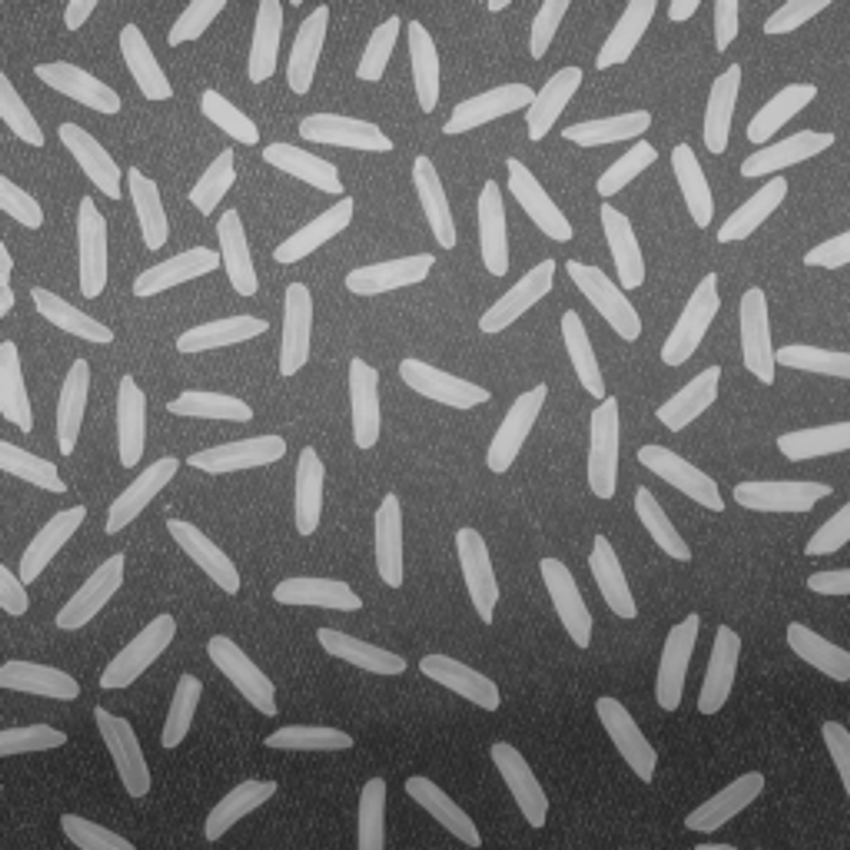
#> input picture images/rice.jpg, 850 x 850 px
$ jupyter execute lab1.ipynb
#> lines starting #> are read from the running program, lines starting #| are printed output that depends on the picture
[cell 1]
import matplotlib.pyplot as plt
from skimage import io, exposure
import numpy as np

## Utility Functions

[cell 2]
def do_histogram(image, is_flattened=False):
    if not is_flattened:
        image = image.flatten()

    hist, bins = np.histogram(image, bins=256, range=[0, 256])
    bins = bins[1:]
    return hist, bins

def normalize(np_array: np.ndarray):
    np_array_max = np_array.max()
    normalized_array = np.array([number/np_array_max for number in np_array]).astype(np.float32)
    return normalized_array

def to_255(image):
    return (image * 255).astype(np.uint8)

def equalize_image(image, normalized_cdf: np.ndarray):
    new_image = normalized_cdf[image]
    return to_255(new_image)

## Image Visualization and Procesing

[cell 3]
image = io.imread('images/rice.jpg', as_gray=True)
#> image is the input picture: shape (850, 850) float64; min 0.141, max 0.812, mean 0.437
image = to_255(image)

plt.figure()
plt.imshow(image, cmap='grey')
plt.title("rice.jpg")
plt.show()

[cell 4]
hist, bins = do_histogram(image)
#> in do_histogram, `hist, bins = np.histogram(image, bins=256, range=[0, 256])`: hist = 256 values, max 33422 at index 104, min 0 at index 0, mean 2822.3; bins = 257 values from 0 to 256
#> in do_histogram, `bins = bins[1:]`: bins = 256 values from 1 to 256
#> bins = 256 values from 1 to 256
# We compute the CDF
cdf = hist.cumsum()
#> cdf = 256 values from 0 to 722500

# We normalize both the CDF asd the histogram
normalized_cdf = normalize(cdf)
#> in normalize, `np_array_max = np_array.max()`: np_array_max = 722500
#> in normalize, `normalized_array = np.array([number/np_array_max for number in np_arra..`: normalized_array = 256 values from 0 to 1
#> normalized_cdf = 256 values from 0 to 1
normalized_hist = normalize(hist)
#> normalized_hist = 256 values, max 1 at index 104, min 0 at index 0, mean 0.0844

[cell 5]
plt.figure()
plt.plot(bins, normalized_hist, color='blue', label='Histogram')
plt.plot(bins, normalized_cdf, color='orange', label='CDF')
plt.title('CDF against Histogram')
plt.legend()
plt.show()
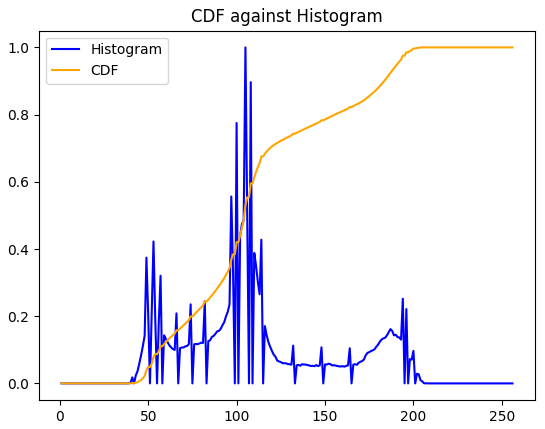
#> figure drawn by matplotlib, 1 panel; curve peaks at x = 105, y = 1; curve peaks at x = 208, y = 1

## Image Equalization

[cell 6]
# Map original pixels to equalized values using the CDF
new_image = equalize_image(image, normalized_cdf)
#> in equalize_image, `new_image = normalized_cdf[image]`:
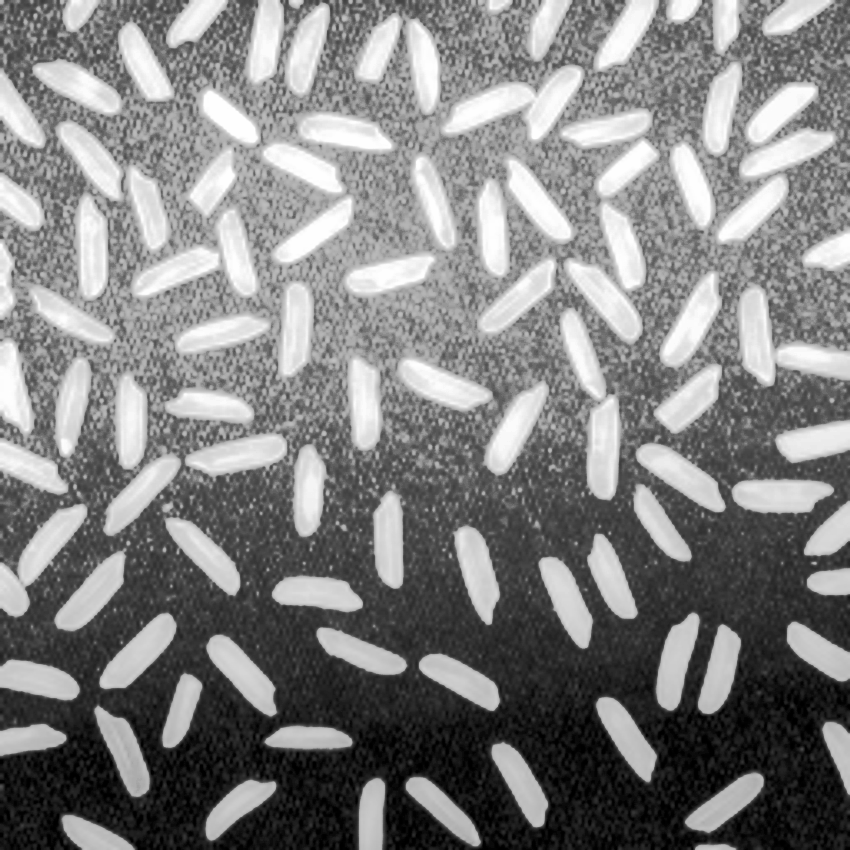
#> new_image: shape (850, 850) float32; min 2.77e-06, max 1, mean 0.507
hist, bins = do_histogram(new_image)
#> hist = 256 values, max 33422 at index 135, min 0 at index 4, mean 2822.3
hist = normalize(hist)
#> hist = 256 values, max 1 at index 135, min 0 at index 4, mean 0.0844

# We compute the CDF
new_cdf = hist.cumsum()
#> new_cdf = 256 values from 0.0802 to 21.62
normalized_new_cdf = normalize(new_cdf)
#> normalized_new_cdf = 256 values from 0.00371 to 1

plt.figure()
plt.plot(bins, hist, color='blue', label='Histogram')
plt.plot(bins, normalized_new_cdf, color='orange', label='CDF')
plt.title('CDF against Histogram')
plt.legend()
plt.show()
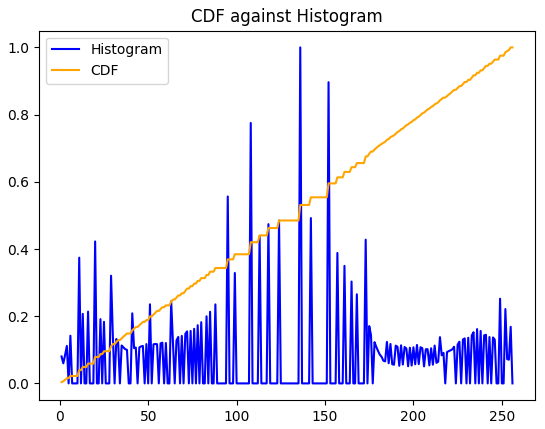
#> figure drawn by matplotlib, 1 panel; curve peaks at x = 136, y = 1; curve peaks at x = 256, y = 1

## Image Comparison

[cell 7]
plt.figure(figsize=(10, 5))

# Original Image
plt.subplot(1, 2, 1)
plt.imshow(image, cmap='gray')
plt.title("Original Image")
plt.axis("off")  # Hide axis

# Equalized Image
plt.subplot(1, 2, 2)
plt.imshow(new_image, cmap='gray')
plt.title("Equalized Image")
plt.axis("off")  # Hide axis

plt.show()
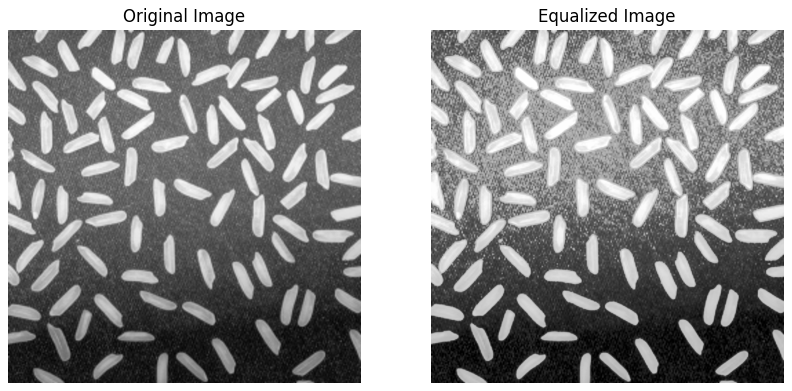
#> figure drawn by matplotlib, 2 panels

$ run again, with images/cell.jpg copied over images/rice.jpg
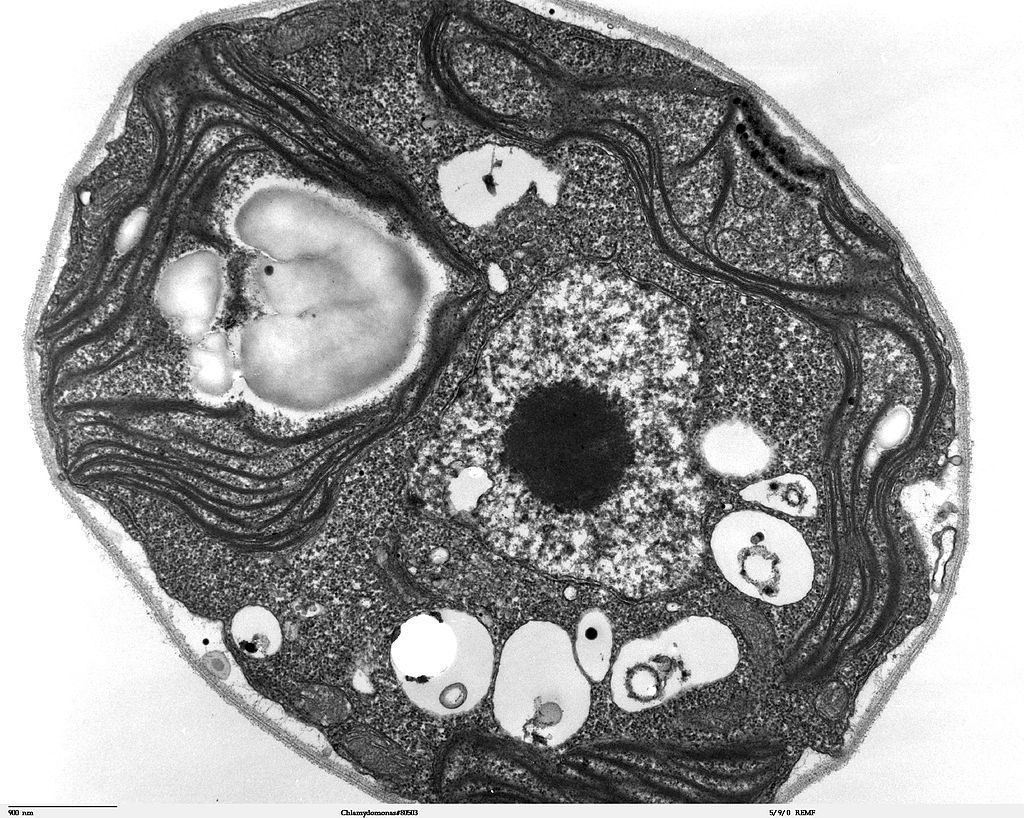
#> input picture images/cell.jpg, 1024 x 818 px
#> image is the input picture: shape (818, 1024); min 0, max 255, mean 149.3
#> in do_histogram, `hist, bins = np.histogram(image, bins=256, range=[0, 256])`: hist = 256 values, max 100286 at index 1, min 159 at index 255, mean 3272; bins = 257 values from 0 to 256
#> in do_histogram, `bins = bins[1:]`: bins = 256 values from 1 to 256
#> cdf = 256 values from 1090 to 837632
#> np_array_max = 837632
#> normalized_array = 256 values from 0.0013 to 1
#> normalized_hist = 256 values, max 1 at index 1, min 0.00159 at index 255, mean 0.0326
#> in equalize_image, `new_image = normalized_cdf[image]`:
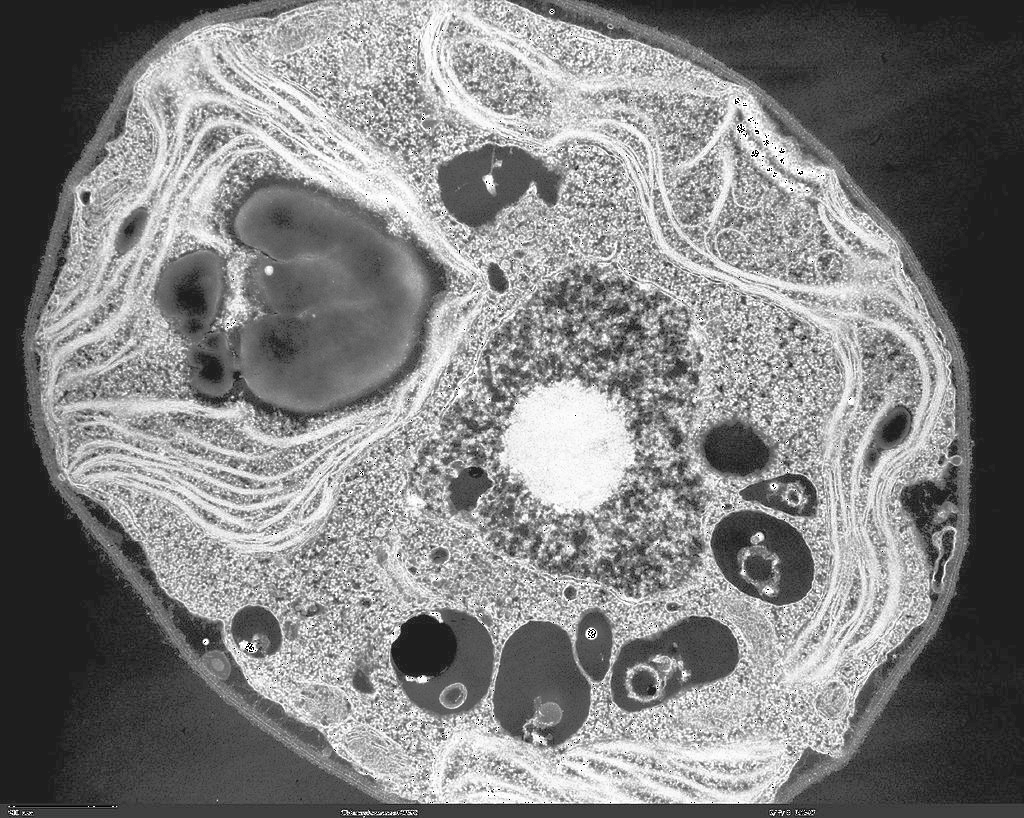
#> new_image: shape (818, 1024) float32; min 0.0013, max 1, mean 0.509
#> `hist, bins = do_histogram(new_image)`: hist = 256 values, max 100286 at index 30, min 0 at index 1, mean 3272
#> `hist = normalize(hist)`: hist = 256 values, max 1 at index 30, min 0 at index 1, mean 0.0326
#> new_cdf = 256 values from 0.0109 to 8.35
#> normalized_new_cdf = 256 values from 0.0013 to 1
#> `plt.show()`:
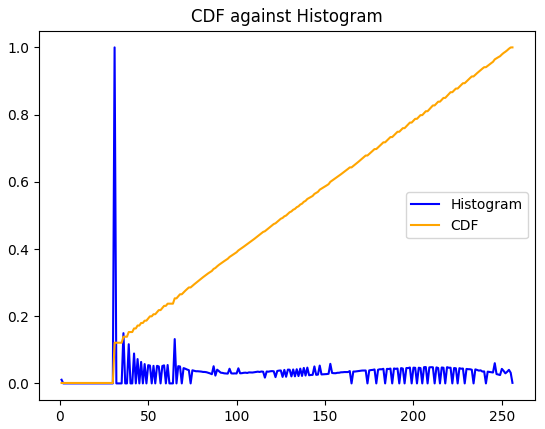
#> figure drawn by matplotlib, 1 panel; curve peaks at x = 31, y = 1; curve peaks at x = 256, y = 1

$ run again, with images/leo.jpg copied over images/rice.jpg
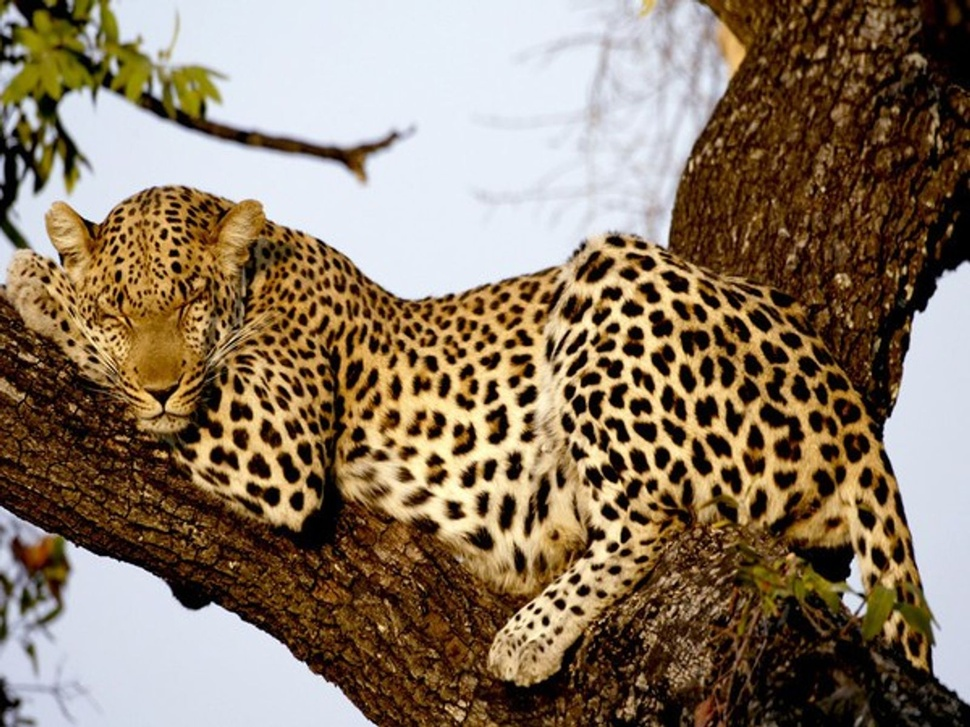
#> input picture images/leo.jpg, 970 x 727 px, shrunk from 1600 x 1200 before the run
#> in do_histogram, `hist, bins = np.histogram(image, bins=256, range=[0, 256])`: hist = 256 values, max 34503 at index 238, min 0 at index 253, mean 2754.6; bins = 257 values from 0 to 256
#> in do_histogram, `bins = bins[1:]`: bins = 256 values from 1 to 256
#> cdf = 256 values from 6251 to 705190
#> np_array_max = 705190
#> normalized_array = 256 values from 0.00886 to 1
#> normalized_hist = 256 values, max 1 at index 238, min 0 at index 253, mean 0.0798
#> in equalize_image, `new_image = normalized_cdf[image]`:
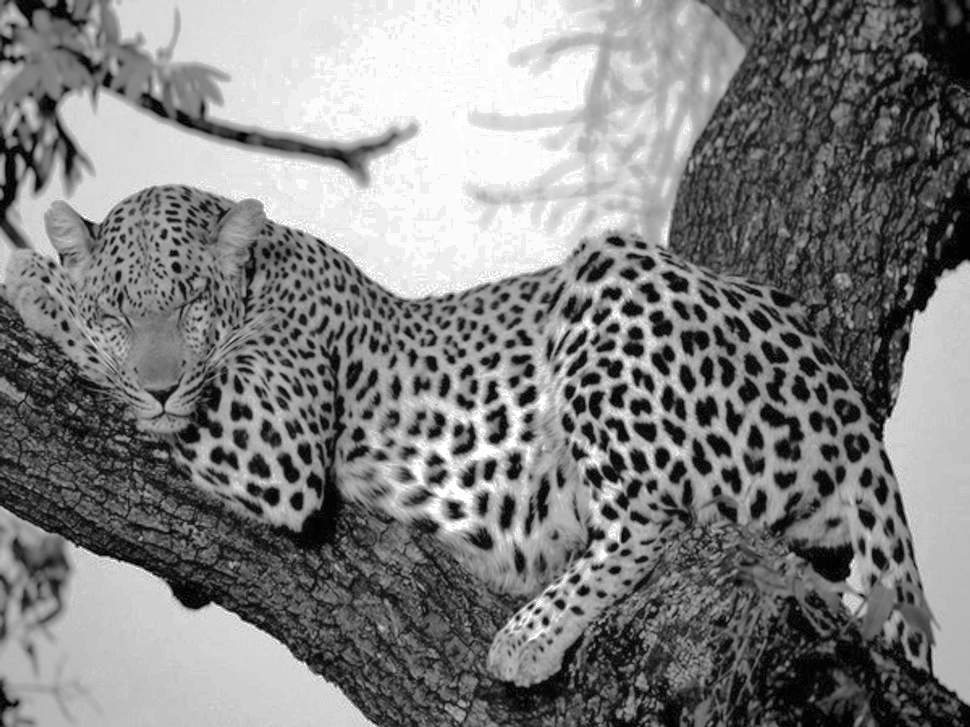
#> new_image: shape (727, 970) float32; min 0.00886, max 1, mean 0.504
#> `hist, bins = do_histogram(new_image)`: hist = 256 values, max 34503 at index 251, min 0 at index 0, mean 2754.6
#> `hist = normalize(hist)`: hist = 256 values, max 1 at index 251, min 0 at index 0, mean 0.0798
#> new_cdf = 256 values from 0 to 20.44
#> normalized_new_cdf = 256 values from 0 to 1
#> `plt.show()`:
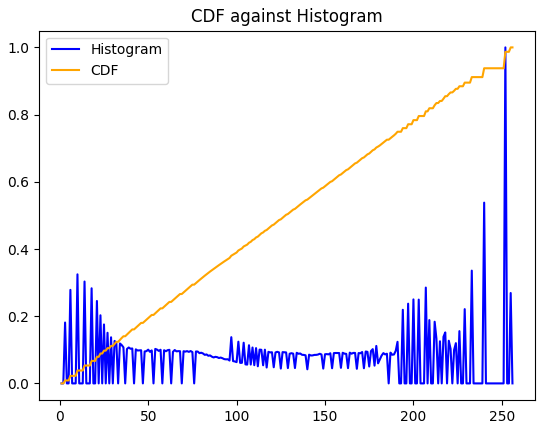
#> figure drawn by matplotlib, 1 panel; curve peaks at x = 252, y = 1; curve peaks at x = 256, y = 1

$ run again, with images/perro.jpg copied over images/rice.jpg
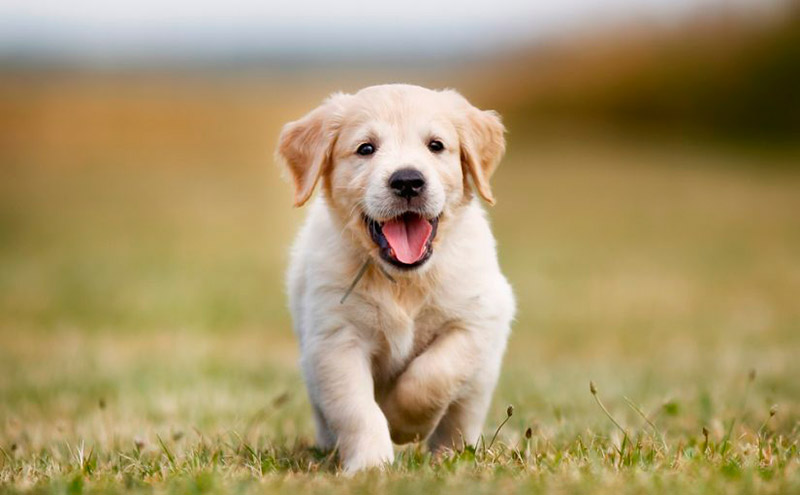
#> input picture images/perro.jpg, 800 x 495 px
#> in do_histogram, `hist, bins = np.histogram(image, bins=256, range=[0, 256])`: hist = 256 values, max 6646 at index 141, min 0 at index 250, mean 1546.9; bins = 257 values from 0 to 256
#> in do_histogram, `bins = bins[1:]`: bins = 256 values from 1 to 256
#> cdf = 256 values from 47 to 396000
#> np_array_max = 396000
#> normalized_array = 256 values from 0.000119 to 1
#> normalized_hist = 256 values, max 1 at index 141, min 0 at index 250, mean 0.233
#> in equalize_image, `new_image = normalized_cdf[image]`:
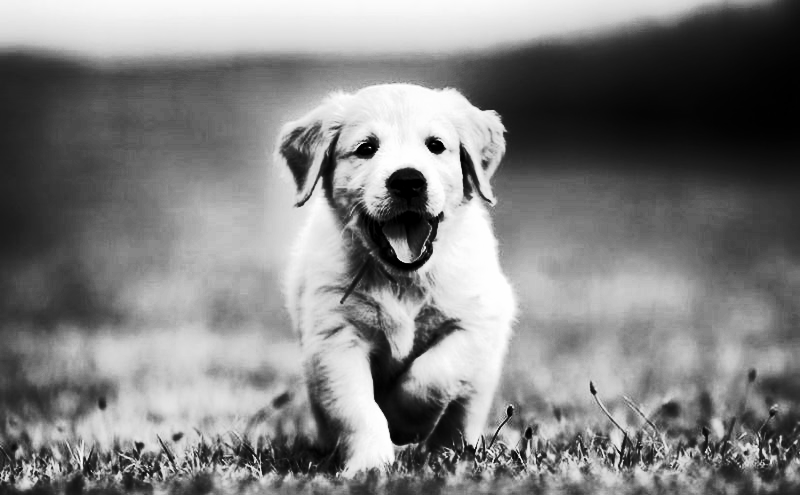
#> new_image: shape (495, 800) float32; min 0.000119, max 1, mean 0.504
#> `hist, bins = do_histogram(new_image)`: hist = 256 values, max 6646 at index 90, min 0 at index 46, mean 1546.9
#> `hist = normalize(hist)`: hist = 256 values, max 1 at index 90, min 0 at index 46, mean 0.233
#> new_cdf = 256 values from 0.197 to 59.58
#> normalized_new_cdf = 256 values from 0.00331 to 1
#> `plt.show()`:
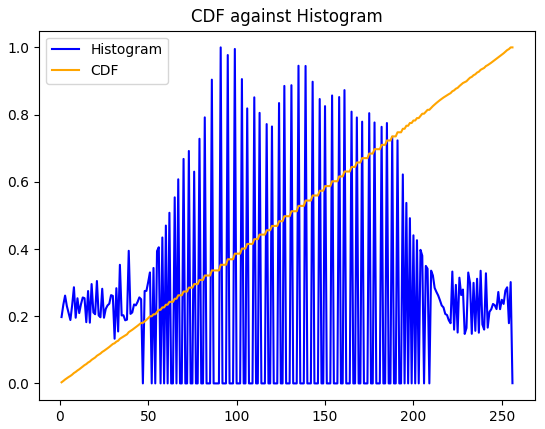
#> figure drawn by matplotlib, 1 panel; curve peaks at x = 91, y = 1; curve peaks at x = 256, y = 1
